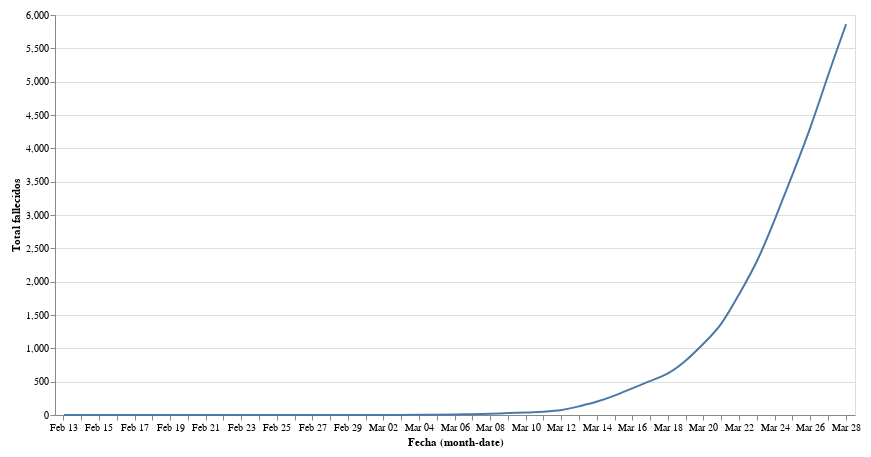

Notebook cell for this chart:
### Markdown cell above
## Total

### Code cell
#collapse

import requests
import pandas as pd
from io import BytesIO
import numpy as np
import altair as alt

# get data
response = requests.get('https://docs.google.com/spreadsheet/ccc?key=1FwOXbkWeuS1LHrKxhSfepGtsgQ6iIEQZmWig_JKo8z0&output=csv&gid=1616296995')
assert response.status_code == 200, 'Wrong status code'
data = response.content
df = pd.read_csv(BytesIO(data), parse_dates=['Fecha'], dayfirst=True)
df = df.interpolate(method='piecewise_polynomial')

# Create a selection that chooses the nearest point & selects based on x-value
source = df
nearest = alt.selection(type='single', nearest=True, on='mouseover',
                        fields=['Total fallecidos'], empty='none')

# The basic line
line = alt.Chart(source).mark_line(interpolate='basis').encode(
    x='monthdate(Fecha):O',
    y='Total fallecidos:Q',
)

# Transparent selectors across the chart. This is what tells us
# the x-value of the cursor
selectors = alt.Chart(source).mark_point().encode(
    x='monthdate(Fecha):O',
    opacity=alt.value(0),
).add_selection(
    nearest
)

# Draw points on the line, and highlight based on selection
points = line.mark_point().encode(
    opacity=alt.condition(nearest, alt.value(1), alt.value(0))
)

# Draw text labels near the points, and highlight based on selection
text = line.mark_text(align='left', dx=5, dy=-5).encode(
    text=alt.condition(nearest, 'Total fallecidos:Q', alt.value(' '))
)

# Draw a rule at the location of the selection
rules = alt.Chart(source).mark_rule(color='gray').encode(
    x='monthdate(Fecha):O',
).transform_filter(
    nearest
)

# Put the five layers into a chart and bind the data
alt.layer(
    line, selectors, points, rules, text
).properties(
    width=800, height=400
).configure(
    padding=10
)

### Figure 1 — Vega-Lite specification as saved in the notebook (floating-point values rounded to 4 significant figures)
{"config": {"view": {"continuousWidth": 400, "continuousHeight": 300}, "padding": 10}, "layer": [{"mark": {"type": "line", "interpolate": "basis"}, "encoding": {"x": {"type": "ordinal", "field": "Fecha", "timeUnit": "monthdate"}, "y": {"type": "quantitative", "field": "Total fallecidos"}}}, {"mark": "point", "encoding": {"opacity": {"value": 0}, "x": {"type": "ordinal", "field": "Fecha", "timeUnit": "monthdate"}}, "selection": {"selector001": {"type": "single", "nearest": true, "on": "mouseover", "fields": ["Total fallecidos"], "empty": "none"}}}, {"mark": "point", "encoding": {"opacity": {"condition": {"value": 1, "selection": "selector001"}, "value": 0}, "x": {"type": "ordinal", "field": "Fecha", "timeUnit": "monthdate"}, "y": {"type": "quantitative", "field": "Total fallecidos"}}}, {"mark": {"type": "rule", "color": "gray"}, "encoding": {"x": {"type": "ordinal", "field": "Fecha", "timeUnit": "monthdate"}}, "transform": [{"filter": {"selection": "selector001"}}]}, {"mark": {"type": "text", "align": "left", "dx": 5, "dy": -5}, "encoding": {"text": {"condition": {"type": "quantitative", "field": "Total fallecidos", "selection": "selector001"}, "value": " "}, "x": {"type": "ordinal", "field": "Fecha", "timeUnit": "monthdate"}, "y": {"type": "quantitative", "field": "Total fallecidos"}}}], "data": {"name": "data-975d5bc1d42691ea831f2b8faaf41f55"}, "height": 400, "width": 800, "$schema": "https://vega.github.io/schema/vega-lite/v4.0.2.json", "datasets": {"data-975d5bc1d42691ea831f2b8faaf41f55": [{"Fecha": "2020-02-13T00:00:00", "Asturias": 0.0, "Andalucía": 0.0, "Aragón": 0.0, "Baleares": 0.0, "Canarias": 0.0, "Cantabria": 0.0, "Cataluña": 0.0, "Castilla y León": 0.0, "Castilla-La Mancha": 0.0, "Comunidad de Madrid": 0.0, "Comunidad Valenciana": 1.0, "Extremadura": 0.0, "Galicia": 0.0, "La Rioja": 0.0, "Murcia": 0.0, "Navarra": 0.0, "País Vasco": 0.0, "Total fallecidos": 1.0}, {"Fecha": "2020-02-14T00:00:00", "Asturias": 0.0, "Andalucía": 0.0, "Aragón": 0.0, "Baleares": 0.0, "Canarias": 0.0, "Cantabria": 0.0, "Cataluña": 0.0, "Castilla y León": 0.0, "Castilla-La Mancha": 0.0, "Comunidad de Madrid": 0.0, "Comunidad Valenciana": 1.0, "Extremadura": 0.0, "Galicia": 0.0, "La Rioja": 0.0, "Murcia": 0.0, "Navarra": 0.0, "País Vasco": 0.0, "Total fallecidos": 1.0}, {"Fecha": "2020-02-15T00:00:00", "Asturias": 0.0, "Andalucía": 0.0, "Aragón": 0.0, "Baleares": 0.0, "Canarias": 0.0, "Cantabria": 0.0, "Cataluña": 0.0, "Castilla y León": 0.0, "Castilla-La Mancha": 0.0, "Comunidad de Madrid": 0.0, "Comunidad Valenciana": 1.0, "Extremadura": 0.0, "Galicia": 0.0, "La Rioja": 0.0, "Murcia": 0.0, "Navarra": 0.0, "País Vasco": 0.0, "Total fallecidos": 1.0}, {"Fecha": "2020-02-16T00:00:00", "Asturias": 0.0, "Andalucía": 0.0, "Aragón": 0.0, "Baleares": 0.0, "Canarias": 0.0, "Cantabria": 0.0, "Cataluña": 0.0, "Castilla y León": 0.0, "Castilla-La Mancha": 0.0, "Comunidad de Madrid": 0.0, "Comunidad Valenciana": 1.0, "Extremadura": 0.0, "Galicia": 0.0, "La Rioja": 0.0, "Murcia": 0.0, "Navarra": 0.0, "País Vasco": 0.0, "Total fallecidos": 1.0}, {"Fecha": "2020-02-17T00:00:00", "Asturias": 0.0, "Andalucía": 0.0, "Aragón": 0.0, "Baleares": 0.0, "Canarias": 0.0, "Cantabria": 0.0, "Cataluña": 0.0, "Castilla y León": 0.0, "Castilla-La Mancha": 0.0, "Comunidad de Madrid": 0.0, "Comunidad Valenciana": 1.0, "Extremadura": 0.0, "Galicia": 0.0, "La Rioja": 0.0, "Murcia": 0.0, "Navarra": 0.0, "País Vasco": 0.0, "Total fallecidos": 1.0}, {"Fecha": "2020-02-18T00:00:00", "Asturias": 0.0, "Andalucía": 0.0, "Aragón": 0.0, "Baleares": 0.0, "Canarias": 0.0, "Cantabria": 0.0, "Cataluña": 0.0, "Castilla y León": 0.0, "Castilla-La Mancha": 0.0, "Comunidad de Madrid": 0.0, "Comunidad Valenciana": 1.0, "Extremadura": 0.0, "Galicia": 0.0, "La Rioja": 0.0, "Murcia": 0.0, "Navarra": 0.0, "País Vasco": 0.0, "Total fallecidos": 1.0}, {"Fecha": "2020-02-19T00:00:00", "Asturias": 0.0, "Andalucía": 0.0, "Aragón": 0.0, "Baleares": 0.0, "Canarias": 0.0, "Cantabria": 0.0, "Cataluña": 0.0, "Castilla y León": 0.0, "Castilla-La Mancha": 0.0, "Comunidad de Madrid": 0.0, "Comunidad Valenciana": 1.0, "Extremadura": 0.0, "Galicia": 0.0, "La Rioja": 0.0, "Murcia": 0.0, "Navarra": 0.0, "País Vasco": 0.0, "Total fallecidos": 1.0}, {"Fecha": "2020-02-20T00:00:00", "Asturias": 0.0, "Andalucía": 0.0, "Aragón": 0.0, "Baleares": 0.0, "Canarias": 0.0, "Cantabria": 0.0, "Cataluña": 0.0, "Castilla y León": 0.0, "Castilla-La Mancha": 0.0, "Comunidad de Madrid": 0.0, "Comunidad Valenciana": 1.0, "Extremadura": 0.0, "Galicia": 0.0, "La Rioja": 0.0, "Murcia": 0.0, "Navarra": 0.0, "País Vasco": 0.0, "Total fallecidos": 1.0}, {"Fecha": "2020-02-21T00:00:00", "Asturias": 0.0, "Andalucía": 0.0, "Aragón": 0.0, "Baleares": 0.0, "Canarias": 0.0, "Cantabria": 0.0, "Cataluña": 0.0, "Castilla y León": 0.0, "Castilla-La Mancha": 0.0, "Comunidad de Madrid": 0.0, "Comunidad Valenciana": 1.0, "Extremadura": 0.0, "Galicia": 0.0, "La Rioja": 0.0, "Murcia": 0.0, "Navarra": 0.0, "País Vasco": 0.0, "Total fallecidos": 1.0}, {"Fecha": "2020-02-22T00:00:00", "Asturias": 0.0, "Andalucía": 0.0, "Aragón": 0.0, "Baleares": 0.0, "Canarias": 0.0, "Cantabria": 0.0, "Cataluña": 0.0, "Castilla y León": 0.0, "Castilla-La Mancha": 0.0, "Comunidad de Madrid": 0.0, "Comunidad Valenciana": 1.0, "Extremadura": 0.0, "Galicia": 0.0, "La Rioja": 0.0, "Murcia": 0.0, "Navarra": 0.0, "País Vasco": 0.0, "Total fallecidos": 1.0}, {"Fecha": "2020-02-23T00:00:00", "Asturias": 0.0, "Andalucía": 0.0, "Aragón": 0.0, "Baleares": 0.0, "Canarias": 0.0, "Cantabria": 0.0, "Cataluña": 0.0, "Castilla y León": 0.0, "Castilla-La Mancha": 0.0, "Comunidad de Madrid": 0.0, "Comunidad Valenciana": 1.0, "Extremadura": 0.0, "Galicia": 0.0, "La Rioja": 0.0, "Murcia": 0.0, "Navarra": 0.0, "País Vasco": 0.0, "Total fallecidos": 1.0}, {"Fecha": "2020-02-24T00:00:00", "Asturias": 0.0, "Andalucía": 0.0, "Aragón": 0.0, "Baleares": 0.0, "Canarias": 0.0, "Cantabria": 0.0, "Cataluña": 0.0, "Castilla y León": 0.0, "Castilla-La Mancha": 0.0, "Comunidad de Madrid": 0.0, "Comunidad Valenciana": 1.0, "Extremadura": 0.0, "Galicia": 0.0, "La Rioja": 0.0, "Murcia": 0.0, "Navarra": 0.0, "País Vasco": 0.0, "Total fallecidos": 1.0}, {"Fecha": "2020-02-25T00:00:00", "Asturias": 0.0, "Andalucía": 0.0, "Aragón": 0.0, "Baleares": 0.0, "Canarias": 0.0, "Cantabria": 0.0, "Cataluña": 0.0, "Castilla y León": 0.0, "Castilla-La Mancha": 0.0, "Comunidad de Madrid": 0.0, "Comunidad Valenciana": 1.0, "Extremadura": 0.0, "Galicia": 0.0, "La Rioja": 0.0, "Murcia": 0.0, "Navarra": 0.0, "País Vasco": 0.0, "Total fallecidos": 1.0}, {"Fecha": "2020-02-26T00:00:00", "Asturias": 0.0, "Andalucía": 0.0, "Aragón": 0.0, "Baleares": 0.0, "Canarias": 0.0, "Cantabria": 0.0, "Cataluña": 0.0, "Castilla y León": 0.0, "Castilla-La Mancha": 0.0, "Comunidad de Madrid": 0.0, "Comunidad Valenciana": 1.0, "Extremadura": 0.0, "Galicia": 0.0, "La Rioja": 0.0, "Murcia": 0.0, "Navarra": 0.0, "País Vasco": 0.0, "Total fallecidos": 1.0}, {"Fecha": "2020-02-27T00:00:00", "Asturias": 0.0, "Andalucía": 0.0, "Aragón": 0.0, "Baleares": 0.0, "Canarias": 0.0, "Cantabria": 0.0, "Cataluña": 0.0, "Castilla y León": 0.0, "Castilla-La Mancha": 0.0, "Comunidad de Madrid": 0.0, "Comunidad Valenciana": 1.0, "Extremadura": 0.0, "Galicia": 0.0, "La Rioja": 0.0, "Murcia": 0.0, "Navarra": 0.0, "País Vasco": 0.0, "Total fallecidos": 1.0}, {"Fecha": "2020-02-28T00:00:00", "Asturias": 0.0, "Andalucía": 0.0, "Aragón": 0.0, "Baleares": 0.0, "Canarias": 0.0, "Cantabria": 0.0, "Cataluña": 0.0, "Castilla y León": 0.0, "Castilla-La Mancha": 0.0, "Comunidad de Madrid": 0.0, "Comunidad Valenciana": 1.0, "Extremadura": 0.0, "Galicia": 0.0, "La Rioja": 0.0, "Murcia": 0.0, "Navarra": 0.0, "País Vasco": 0.0, "Total fallecidos": 1.0}, {"Fecha": "2020-02-29T00:00:00", "Asturias": 0.0, "Andalucía": 0.0, "Aragón": 0.0, "Baleares": 0.0, "Canarias": 0.0, "Cantabria": 0.0, "Cataluña": 0.0, "Castilla y León": 0.0, "Castilla-La Mancha": 0.0, "Comunidad de Madrid": 0.0, "Comunidad Valenciana": 1.0, "Extremadura": 0.0, "Galicia": 0.0, "La Rioja": 0.0, "Murcia": 0.0, "Navarra": 0.0, "País Vasco": 0.0, "Total fallecidos": 1.0}, {"Fecha": "2020-03-01T00:00:00", "Asturias": 0.0, "Andalucía": 0.0, "Aragón": 0.0, "Baleares": 0.0, "Canarias": 0.0, "Cantabria": 0.0, "Cataluña": 0.0, "Castilla y León": 0.0, "Castilla-La Mancha": 0.0, "Comunidad de Madrid": 0.0, "Comunidad Valenciana": 1.0, "Extremadura": 0.0, "Galicia": 0.0, "La Rioja": 0.0, "Murcia": 0.0, "Navarra": 0.0, "País Vasco": 0.0, "Total fallecidos": 1.0}, {"Fecha": "2020-03-02T00:00:00", "Asturias": 0.0, "Andalucía": 0.0, "Aragón": 0.0, "Baleares": 0.0, "Canarias": 0.0, "Cantabria": 0.0, "Cataluña": 0.0, "Castilla y León": 0.0, "Castilla-La Mancha": 0.0, "Comunidad de Madrid": 0.0, "Comunidad Valenciana": 1.0, "Extremadura": 0.0, "Galicia": 0.0, "La Rioja": 0.0, "Murcia": 0.0, "Navarra": 0.0, "País Vasco": 0.0, "Total fallecidos": 1.0}, {"Fecha": "2020-03-03T00:00:00", "Asturias": 0.0, "Andalucía": 0.0, "Aragón": 0.0, "Baleares": 0.0, "Canarias": 0.0, "Cantabria": 0.0, "Cataluña": 0.0, "Castilla y León": 0.0, "Castilla-La Mancha": 0.0, "Comunidad de Madrid": 0.0, "Comunidad Valenciana": 1.0, "Extremadura": 0.0, "Galicia": 0.0, "La Rioja": 0.0, "Murcia": 0.0, "Navarra": 0.0, "País Vasco": 0.0, "Total fallecidos": 1.0}, {"Fecha": "2020-03-04T00:00:00", "Asturias": 0.0, "Andalucía": 0.0, "Aragón": 0.0, "Baleares": 0.0, "Canarias": 0.0, "Cantabria": 0.0, "Cataluña": 0.0, "Castilla y León": 0.0, "Castilla-La Mancha": 0.0, "Comunidad de Madrid": 0.0, "Comunidad Valenciana": 1.0, "Extremadura": 0.0, "Galicia": 0.0, "La Rioja": 0.0, "Murcia": 0.0, "Navarra": 0.0, "País Vasco": 1.0, "Total fallecidos": 2.0}, {"Fecha": "2020-03-05T00:00:00", "Asturias": 0.0, "Andalucía": 0.0, "Aragón": 0.0, "Baleares": 0.0, "Canarias": 0.0, "Cantabria": 0.0, "Cataluña": 0.0, "Castilla y León": 0.0, "Castilla-La Mancha": 0.0, "Comunidad de Madrid": 2.0, "Comunidad Valenciana": 1.0, "Extremadura": 0.0, "Galicia": 0.0, "La Rioja": 0.0, "Murcia": 0.0, "Navarra": 0.0, "País Vasco": 1.0, "Total fallecidos": 4.0}, {"Fecha": "2020-03-06T00:00:00", "Asturias": 0.0, "Andalucía": 0.0, "Aragón": 1.0, "Baleares": 0.0, "Canarias": 0.0, "Cantabria": 0.0, "Cataluña": 1.0, "Castilla y León": 0.0, "Castilla-La Mancha": 0.0, "Comunidad de Madrid": 4.0, "Comunidad Valenciana": 1.0, "Extremadura": 0.0, "Galicia": 0.0, "La Rioja": 0.0, "Murcia": 0.0, "Navarra": 0.0, "País Vasco": 1.0, "Total fallecidos": 8.0}, {"Fecha": "2020-03-07T00:00:00", "Asturias": 0.0, "Andalucía": 0.0, "Aragón": 1.0, "Baleares": 0.0, "Canarias": 0.0, "Cantabria": 0.0, "Cataluña": 1.0, "Castilla y León": 0.0, "Castilla-La Mancha": 0.0, "Comunidad de Madrid": 6.0, "Comunidad Valenciana": 1.0, "Extremadura": 0.0, "Galicia": 0.0, "La Rioja": 0.0, "Murcia": 0.0, "Navarra": 0.0, "País Vasco": 3.0, "Total fallecidos": 12.0}, {"Fecha": "2020-03-08T00:00:00", "Asturias": 0.0, "Andalucía": 0.0, "Aragón": 1.0, "Baleares": 0.0, "Canarias": 0.0, "Cantabria": 0.0, "Cataluña": 1.0, "Castilla y León": 0.0, "Castilla-La Mancha": 0.0, "Comunidad de Madrid": 8.0, "Comunidad Valenciana": 1.0, "Extremadura": 0.0, "Galicia": 0.0, "La Rioja": 0.0, "Murcia": 0.0, "Navarra": 0.0, "País Vasco": 5.0, "Total fallecidos": 16.0}, {"Fecha": "2020-03-09T00:00:00", "Asturias": 0.0, "Andalucía": 0.0, "Aragón": 3.0, "Baleares": 0.0, "Canarias": 0.0, "Cantabria": 0.0, "Cataluña": 3.0, "Castilla y León": 0.0, "Castilla-La Mancha": 0.0, "Comunidad de Madrid": 17.0, "Comunidad Valenciana": 1.0, "Extremadura": 0.0, "Galicia": 0.0, "La Rioja": 0.0, "Murcia": 0.0, "Navarra": 0.0, "País Vasco": 6.0, "Total fallecidos": 30.0}, {"Fecha": "2020-03-10T00:00:00", "Asturias": 0.0, "Andalucía": 0.0, "Aragón": 3.0, "Baleares": 0.0, "Canarias": 0.0, "Cantabria": 0.0, "Cataluña": 3.0, "Castilla y León": 0.0, "Castilla-La Mancha": 0.0, "Comunidad de Madrid": 21.0, "Comunidad Valenciana": 1.0, "Extremadura": 0.0, "Galicia": 0.0, "La Rioja": 1.0, "Murcia": 0.0, "Navarra": 0.0, "País Vasco": 6.0, "Total fallecidos": 35.0}, {"Fecha": "2020-03-11T00:00:00", "Asturias": 0.5, "Andalucía": 0.0, "Aragón": 4.5, "Baleares": 0.5, "Canarias": 0.0, "Cantabria": 0.0, "Cataluña": 4.5, "Castilla y León": 0.0, "Castilla-La Mancha": 0.5, "Comunidad de Madrid": 29.5, "Comunidad Valenciana": 1.0, "Extremadura": 0.5, "Galicia": 0.0, "La Rioja": 1.5, "Murcia": 0.0, "Navarra": 0.0, "País Vasco": 7.5, "Total fallecidos": 50.5}, {"Fecha": "2020-03-12T00:00:00", "Asturias": 1.0, "Andalucía": 0.0, "Aragón": 6.0, "Baleares": 1.0, "Canarias": 0.0, "Cantabria": 0.0, "Cataluña": 6.0, "Castilla y León": 0.0, "Castilla-La Mancha": 1.0, "Comunidad de Madrid": 38.0, "Comunidad Valenciana": 1.0, "Extremadura": 1.0, "Galicia": 0.0, "La Rioja": 2.0, "Murcia": 0.0, "Navarra": 0.0, "País Vasco": 9.0, "Total fallecidos": 66.0}, {"Fecha": "2020-03-13T00:00:00", "Asturias": 1.0, "Andalucía": 2.0, "Aragón": 7.0, "Baleares": 1.0, "Canarias": 1.0, "Cantabria": 0.0, "Cataluña": 6.0, "Castilla y León": 3.0, "Castilla-La Mancha": 5.0, "Comunidad de Madrid": 86.0, "Comunidad Valenciana": 3.0, "Extremadura": 1.0, "Galicia": 0.0, "La Rioja": 2.0, "Murcia": 0.0, "Navarra": 0.0, "País Vasco": 14.0, "Total fallecidos": 132.0}, {"Fecha": "2020-03-14T00:00:00", "Asturias": 1.0, "Andalucía": 5.0, "Aragón": 7.0, "Baleares": 1.0, "Canarias": 1.0, "Cantabria": 0.0, "Cataluña": 8.0, "Castilla y León": 5.0, "Castilla-La Mancha": 6.0, "Comunidad de Madrid": 133.0, "Comunidad Valenciana": 3.0, "Extremadura": 2.0, "Galicia": 1.0, "La Rioja": 3.0, "Murcia": 0.0, "Navarra": 1.0, "País Vasco": 19.0, "Total fallecidos": 196.0}, {"Fecha": "2020-03-15T00:00:00", "Asturias": 1.0, "Andalucía": 6.0, "Aragón": 7.0, "Baleares": 1.0, "Canarias": 1.0, "Cantabria": 0.0, "Cataluña": 12.0, "Castilla y León": 9.0, "Castilla-La Mancha": 6.0, "Comunidad de Madrid": 213.0, "Comunidad Valenciana": 5.0, "Extremadura": 3.0, "Galicia": 2.0, "La Rioja": 3.0, "Murcia": 0.0, "Navarra": 1.0, "País Vasco": 23.0, "Total fallecidos": 293.0}, {"Fecha": "2020-03-16T00:00:00", "Asturias": 1.0, "Andalucía": 8.5, "Aragón": 9.5, "Baleares": 1.0, "Canarias": 1.5, "Cantabria": 0.0, "Cataluña": 26.5, "Castilla y León": 10.5, "Castilla-La Mancha": 11.5, "Comunidad de Madrid": 284.0, "Comunidad Valenciana": 9.0, "Extremadura": 3.0, "Galicia": 2.5, "La Rioja": 4.0, "Murcia": 0.0, "Navarra": 1.5, "País Vasco": 29.5, "Total fallecidos": 403.5}, {"Fecha": "2020-03-17T00:00:00", "Asturias": 1.0, "Andalucía": 11.0, "Aragón": 12.0, "Baleares": 1.0, "Canarias": 2.0, "Cantabria": 0.0, "Cataluña": 41.0, "Castilla y León": 12.0, "Castilla-La Mancha": 17.0, "Comunidad de Madrid": 355.0, "Comunidad Valenciana": 13.0, "Extremadura": 3.0, "Galicia": 3.0, "La Rioja": 5.0, "Murcia": 0.0, "Navarra": 2.0, "País Vasco": 36.0, "Total fallecidos": 514.0}, {"Fecha": "2020-03-18T00:00:00", "Asturias": 1.0, "Andalucía": 19.0, "Aragón": 13.0, "Baleares": 1.0, "Canarias": 3.0, "Cantabria": 1.0, "Cataluña": 55.0, "Castilla y León": 22.0, "Castilla-La Mancha": 28.0, "Comunidad de Madrid": 390.0, "Comunidad Valenciana": 22.0, "Extremadura": 6.0, "Galicia": 3.0, "La Rioja": 5.0, "Murcia": 0.0, "Navarra": 3.0, "País Vasco": 40.0, "Total fallecidos": 612.0}, {"Fecha": "2020-03-19T00:00:00", "Asturias": 2.0, "Andalucía": 23.0, "Aragón": 15.0, "Baleares": 3.0, "Canarias": 3.0, "Cantabria": 1.0, "Cataluña": 82.0, "Castilla y León": 43.0, "Castilla-La Mancha": 42.0, "Comunidad de Madrid": 498.0, "Comunidad Valenciana": 24.0, "Extremadura": 8.0, "Galicia": 4.0, "La Rioja": 5.0, "Murcia": 0.0, "Navarra": 4.0, "País Vasco": 53.0, "Total fallecidos": 810.0}, {"Fecha": "2020-03-20T00:00:00", "Asturias": 3.5, "Andalucía": 31.5, "Aragón": 18.5, "Baleares": 3.5, "Canarias": 5.0, "Cantabria": 1.0, "Cataluña": 102.0, "Castilla y León": 58.5, "Castilla-La Mancha": 63.0, "Comunidad de Madrid": 651.0, "Comunidad Valenciana": 37.0, "Extremadura": 10.0, "Galicia": 6.5, "La Rioja": 10.0, "Murcia": 0.5, "Navarra": 6.5, "País Vasco": 69.0, "Total fallecidos": 1077.0}, {"Fecha": "2020-03-21T00:00:00", "Asturias": 5.0, "Andalucía": 40.0, "Aragón": 22.0, "Baleares": 4.0, "Canarias": 7.0, "Cantabria": 1.0, "Cataluña": 122.0, "Castilla y León": 74.0, "Castilla-La Mancha": 84.0, "Comunidad de Madrid": 804.0, "Comunidad Valenciana": 50.0, "Extremadura": 12.0, "Galicia": 9.0, "La Rioja": 15.0, "Murcia": 1.0, "Navarra": 9.0, "País Vasco": 85.0, "Total fallecidos": 1344.0}, {"Fecha": "2020-03-22T00:00:00", "Asturias": 12.0, "Andalucía": 47.0, "Aragón": 24.0, "Baleares": 9.0, "Canarias": 11.0, "Cantabria": 5.0, "Cataluña": 245.0, "Castilla y León": 102.0, "Castilla-La Mancha": 112.0, "Comunidad de Madrid": 1021.0, "Comunidad Valenciana": 69.0, "Extremadura": 14.0, "Galicia": 12.0, "La Rioja": 18.0, "Murcia": 1.0, "Navarra": 24.0, "País Vasco": 97.0, "Total fallecidos": 1823.0}, {"Fecha": "2020-03-23T00:00:00", "Asturias": 22.0, "Andalucía": 58.0, "Aragón": 32.0, "Baleares": 10.0, "Canarias": 11.0, "Cantabria": 6.0, "Cataluña": 339.0, "Castilla y León": 102.0, "Castilla-La Mancha": 145.0, "Comunidad de Madrid": 1263.0, "Comunidad Valenciana": 94.0, "Extremadura": 18.0, "Galicia": 18.0, "La Rioja": 22.0, "Murcia": 2.0, "Navarra": 24.0, "País Vasco": 120.0, "Total fallecidos": 2286.0}, {"Fecha": "2020-03-24T00:00:00", "Asturias": 22.0, "Andalucía": 87.0, "Aragón": 37.0, "Baleares": 13.0, "Canarias": 16.0, "Cantabria": 9.0, "Cataluña": 516.0, "Castilla y León": 124.0, "Castilla-La Mancha": 216.0, "Comunidad de Madrid": 1535.0, "Comunidad Valenciana": 115.0, "Extremadura": 26.0, "Galicia": 23.0, "La Rioja": 30.0, "Murcia": 3.0, "Navarra": 31.0, "País Vasco": 133.0, "Total fallecidos": 2936.0}, {"Fecha": "2020-03-25T00:00:00", "Asturias": 25.5, "Andalucía": 110.5, "Aragón": 42.5, "Baleares": 15.0, "Canarias": 21.5, "Cantabria": 13.0, "Cataluña": 698.0, "Castilla y León": 165.0, "Castilla-La Mancha": 266.0, "Comunidad de Madrid": 1812.0, "Comunidad Valenciana": 141.0, "Extremadura": 42.0, "Galicia": 27.5, "La Rioja": 36.5, "Murcia": 5.5, "Navarra": 40.0, "País Vasco": 156.5, "Total fallecidos": 3618.0}, {"Fecha": "2020-03-26T00:00:00", "Asturias": 29.0, "Andalucía": 134.0, "Aragón": 48.0, "Baleares": 17.0, "Canarias": 27.0, "Cantabria": 17.0, "Cataluña": 880.0, "Castilla y León": 206.0, "Castilla-La Mancha": 316.0, "Comunidad de Madrid": 2090.0, "Comunidad Valenciana": 167.0, "Extremadura": 58.0, "Galicia": 32.0, "La Rioja": 43.0, "Murcia": 8.0, "Navarra": 49.0, "País Vasco": 180.0, "Total fallecidos": 4301.0}, {"Fecha": "2020-03-27T00:00:00", "Asturias": 29.0, "Andalucía": 144.0, "Aragón": 58.0, "Baleares": 22.0, "Canarias": 27.0, "Cantabria": 21.0, "Cataluña": 1070.0, "Castilla y León": 321.0, "Castilla-La Mancha": 367.0, "Comunidad de Madrid": 2412.0, "Comunidad Valenciana": 198.0, "Extremadura": 69.0, "Galicia": 43.0, "La Rioja": 55.0, "Murcia": 15.0, "Navarra": 58.0, "País Vasco": 207.0, "Total fallecidos": 5116.0}, {"Fecha": "2020-03-28T00:00:00", "Asturias": 33.0, "Andalucía": 175.0, "Aragón": 58.0, "Baleares": 31.0, "Canarias": 36.0, "Cantabria": 22.0, "Cataluña": 1226.0, "Castilla y León": 321.0, "Castilla-La Mancha": 448.0, "Comunidad de Madrid": 2757.0, "Comunidad Valenciana": 234.0, "Extremadura": 88.0, "Galicia": 60.0, "La Rioja": 65.0, "Murcia": 17.0, "Navarra": 70.0, "País Vasco": 221.0, "Total fallecidos": 5862.0}]}}
